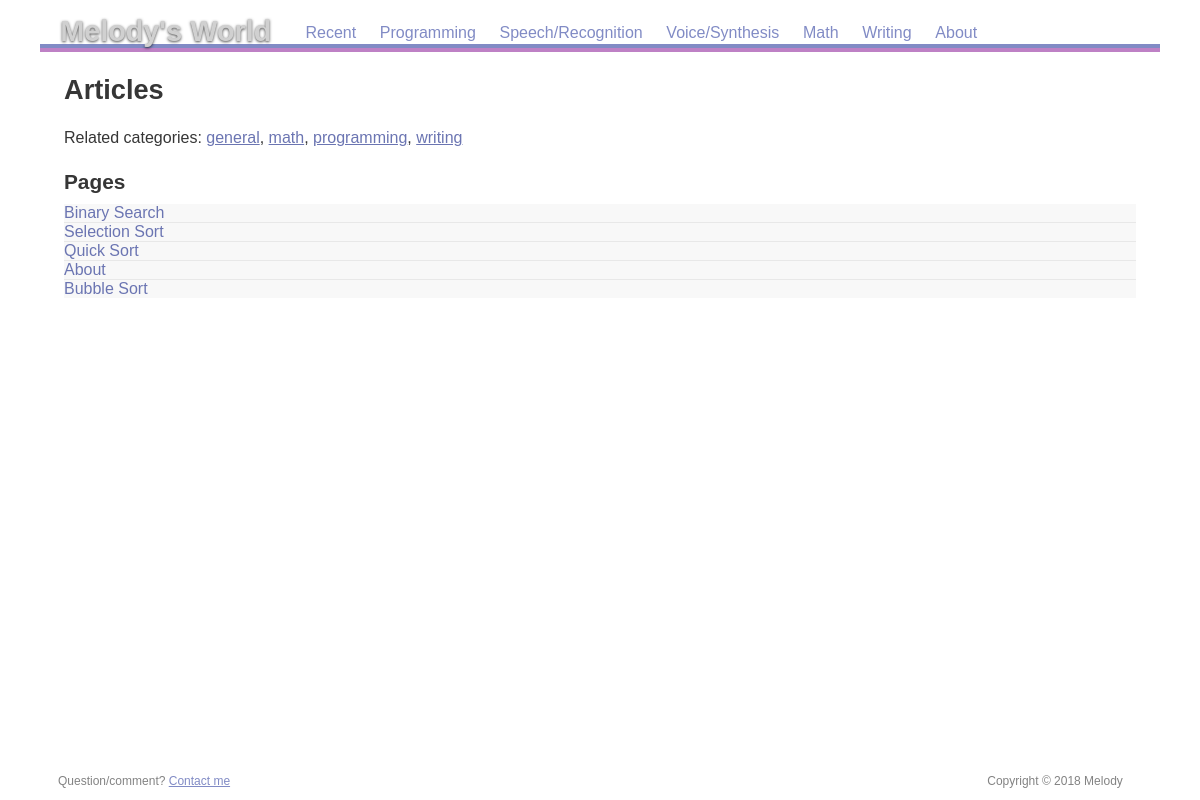
Page /posts on the earlier database version.
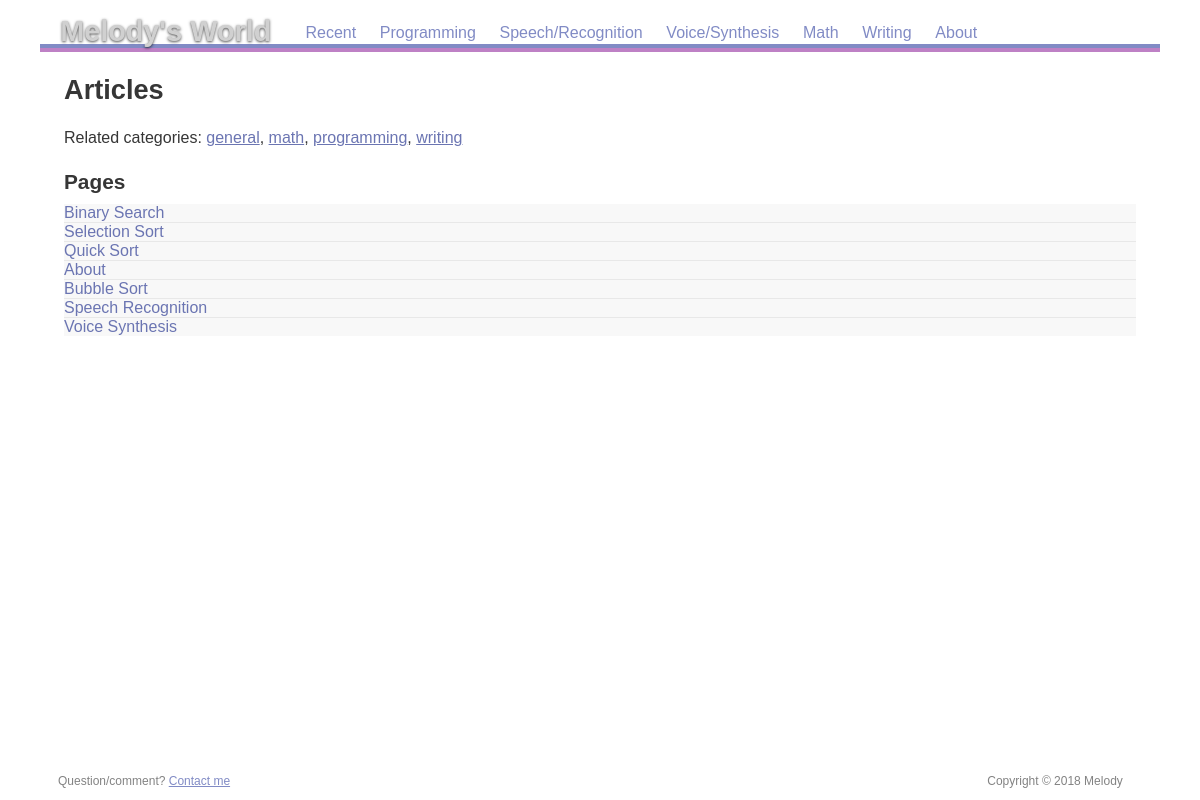
Same page on the later database version.
### app/models.py (models this page shows, shortened)
class Category(db.Model):
    __tablename__ = "categories"
    id = db.Column(db.Integer, primary_key=True)
    name = db.Column(db.String(255), nullable=False)
    slug = db.Column(db.String(255), nullable=False)
    created_on = db.Column(db.DateTime(), default=datetime.utcnow)
    posts = db.relationship('Post', backref='category')

class Post(db.Model):
    __tablename__ = "posts"
    id = db.Column(db.Integer, primary_key=True)
    title = db.Column(db.String, nullable=False)
    slug = db.Column(db.String(255), nullable=False)
    body  = db.Column(db.String,unique=True, nullable=False)
    created_on = db.Column(db.DateTime(), default=datetime.utcnow)
    updated_on = db.Column(db.DateTime(), default=datetime.utcnow, onupdate=datetime.utcnow)
    category_id = db.Column(db.Integer, db.ForeignKey('categories.id'))

### app/__init__.py (the view)
@app.route('/posts')
def posts():
    results = []
    posts_qry = db.session.query(Post)
    category_qry = db.session.query(Category)
    articles = posts_qry.all()
    categories = category_qry.all()
    if not articles:
        flash('No posts found!')
        return redirect('/')
    else:
        return render_template('posts.html', posts = articles, categories = categories)

### app/templates/posts.html
{% extends "base.html" %}
{% block content %}
<h1>Articles</h1>
<p>Related categories:
{% for category in categories %} <a href="/category/{{category.name}}">{{category.name}}</a>{{"," if not loop.last }} {% endfor %}
<br/>
<h2>Pages</h2>
<ul class="pagelinks">
      {% for post in posts %}
      <li><a href="/page/{{post.slug}}">{{post.title}}</a></li>
      {% endfor %}
</ul>
 {% endblock %}

Differences in the rows shown:
added Post: title "Speech Recognition"
added Post: title "Voice Synthesis"
